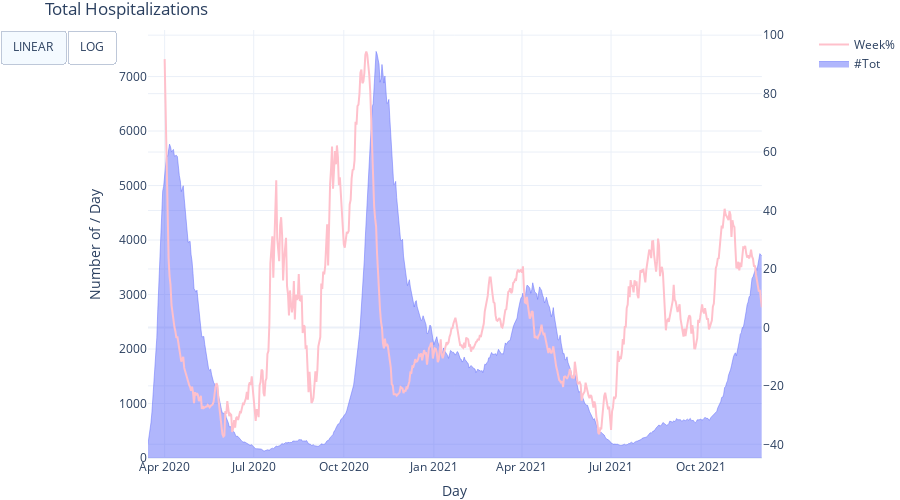

The cell this chart's notebook holds for it:
### Code cell
def bar_hospitalization_tot():
    """
    bar plot hospitalization
    """
    df = df_prov_tot.groupby(['DATE']).agg({'TOTAL_IN': 'sum', 'NEW_OUT': 'sum', 'NEW_IN': 'sum', 'TOTAL_IN_ICU': 'sum'})

    totin_bar = go.Scatter(x=df.index, y=df.TOTAL_IN, name='#Tot',stackgroup='two',line=dict(width=0.5),mode='lines', groupnorm="")

    fig_hospi = make_subplots(specs=[[{"secondary_y": True, }]], shared_yaxes='all', shared_xaxes='all')

    fig_hospi.add_trace(totin_bar, secondary_y=False)

    xvals = df.index[7:]
    yvals = 100 * (df.TOTAL_IN.values[7:] - df.TOTAL_IN.values[:-7]) / df.TOTAL_IN.values[:-7]

    fig_hospi.add_trace(go.Scatter(x=xvals[10:], y=yvals[10:], name='Week%',marker_color = 'pink'), secondary_y=True)

    fig_hospi.update_layout(template="plotly_white", height=500, margin=dict(l=0, r=0, t=30, b=0),
                            title="Total Hospitalizations")

    fig_hospi.update_layout(xaxis_title='Day',
                            yaxis_title='Number of / Day')

    fig_hospi.update_layout(
        hovermode='x unified',
        updatemenus=[
            dict(
                type="buttons",
                direction="left",
                buttons=list([
                    dict(
                        args=[{"yaxis.type": "linear"}],
                        label="LINEAR",
                        method="relayout"
                    ),
                    dict(
                        args=[{"yaxis.type": "log"}],
                        label="LOG",
                        method="relayout"
                    )
                ]),
            ),
        ])

    return fig_hospi

bar_hospitalization_tot()

### Figure 1 — Plotly figure (JSON) as saved in the notebook; plotly's stock layout.template omitted (floating-point values rounded to 4 significant figures; data arrays with more than 128 entries replaced by an {"elided": "..."} marker saying what was removed)
{"data": [{"groupnorm": "", "line": {"width": 0.5}, "mode": "lines", "name": "#Tot", "stackgroup": "two", "type": "scatter", "x": {"elided": "628 str values"}, "xaxis": "x", "y": {"elided": "628 int values"}, "yaxis": "y"}, {"marker": {"color": "pink"}, "name": "Week%", "type": "scatter", "x": {"elided": "611 str values"}, "xaxis": "x", "y": {"elided": "611 float values"}, "yaxis": "y2"}], "layout": {"height": 500, "hovermode": "x unified", "margin": {"b": 0, "l": 0, "r": 0, "t": 30}, "title": {"text": "Total Hospitalizations"}, "updatemenus": [{"buttons": [{"args": [{"yaxis.type": "linear"}], "label": "LINEAR", "method": "relayout"}, {"args": [{"yaxis.type": "log"}], "label": "LOG", "method": "relayout"}], "direction": "left", "type": "buttons"}], "xaxis": {"anchor": "y", "domain": [0, 0.94], "title": {"text": "Day"}}, "yaxis": {"anchor": "x", "domain": [0, 1], "title": {"text": "Number of / Day"}}, "yaxis2": {"anchor": "x", "overlaying": "y", "side": "right"}}}
